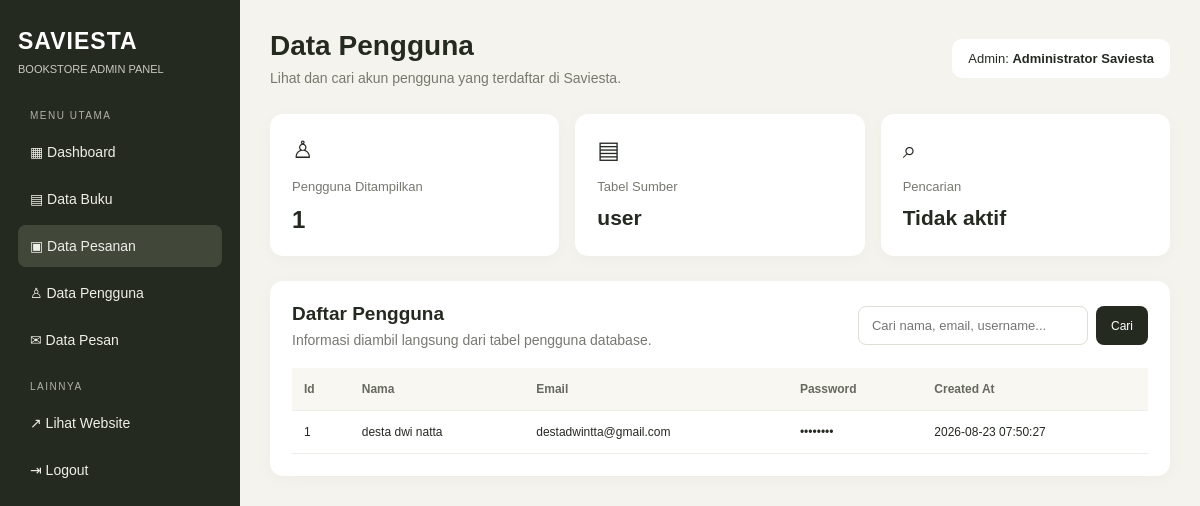
Page /admin/users.php (signed in) on the committed database.
### tables this page shows
CREATE TABLE `user` (
  `id` int(11) NOT NULL,
  `nama` varchar(100) NOT NULL,
  `email` varchar(100) NOT NULL,
  `password` varchar(255) NOT NULL,
  `created_at` timestamp NOT NULL DEFAULT current_timestamp()
);

### admin/users.php (the view, shortened to what this page needs)
<?php
require_once __DIR__ . "/../koneksi_admin.php";
function aman($nilai) {
    return htmlspecialchars((string)$nilai, ENT_QUOTES, "UTF-8");
}
$cari = trim($_GET["cari"] ?? "");
$error = "";
$tabelPengguna = null;
$daftarTabel = mysqli_query($koneksi, "SHOW TABLES");
if ($daftarTabel) {
    while ($barisTabel = mysqli_fetch_row($daftarTabel)) {
        if (in_array(strtolower($barisTabel[0]), ["users", "user", "pengguna", "pelanggan"], true)) {
            $tabelPengguna = $barisTabel[0];
            break;
        }
    }
}
if ($tabelPengguna === null) {
    $error = "Tabel pengguna tidak ditemukan. Periksa apakah tabel bernama users, user, pengguna, atau pelanggan ada di database.";
    $kolom = [];
    $hasil = false;
} else {
    $hasilKolom = mysqli_query($koneksi, "SHOW COLUMNS FROM `" . mysqli_real_escape_string($koneksi, $tabelPengguna) . "`");
    $kolom = [];
    if ($hasilKolom) {
        while ($info = mysqli_fetch_assoc($hasilKolom)) {
            $kolom[] = $info["Field"];
        }
    }
    $kolomId = in_array("id", $kolom, true) ? "id" : ($kolom[0] ?? null);
    $kolomCari = [];
    foreach ($kolom as $namaKolom) {
        if (preg_match('/nama|name|email|username|telepon|phone|alamat|address/i', $namaKolom)) {
            $kolomCari[] = "CAST(`$namaKolom` AS CHAR)";
        }
    }
    $sql = "SELECT * FROM `$tabelPengguna`";
    if ($cari !== "" && $kolomCari) {
        $kondisi = [];
        foreach ($kolomCari as $expr) {
            $kondisi[] = "$expr LIKE ?";
        }
        $sql .= " WHERE " . implode(" OR ", $kondisi);
        $sql .= " ORDER BY `" . $kolomId . "` DESC";
        $stmt = mysqli_prepare($koneksi, $sql);
        if ($stmt) {
            $pola = "%" . $cari . "%";
            $tipe = str_repeat("s", count($kolomCari));
            $params = array_fill(0, count($kolomCari), $pola);
            mysqli_stmt_bind_param($stmt, $tipe, ...$params);
            mysqli_stmt_execute($stmt);
            $hasil = mysqli_stmt_get_result($stmt);
        } else {
            $hasil = false;
            $error = "Pencarian data pengguna gagal diproses.";
        }
    } else {
        $sql .= " ORDER BY `" . $kolomId . "` DESC";
        $hasil = mysqli_query($koneksi, $sql);
    }
}
$totalPengguna = $hasil ? mysqli_num_rows($hasil) : 0;
?>
<!DOCTYPE html>
<html lang="id">
<head>
</head>
<body>
<aside class="sidebar">
    <div class="brand">SAVIESTA</div><div class="sub">BOOKSTORE ADMIN PANEL</div>
    <div class="section">MENU UTAMA</div>
    <nav>
    <a href="dashboard.php">
        ▦ Dashboard
    </a>
    <a href="buku.php">
        ▤ Data Buku
    </a>
    <a class="active" href="pesanan.php">
        ▣ Data Pesanan
    </a>
    <a href="users.php">
        ♙ Data Pengguna
    </a>
    <a href="pesan.php">
        ✉ Data Pesan
    </a>
    <div class="section">
        LAINNYA
    </div>
    <a href="../index.php" target="_blank">
        ↗ Lihat Website
    </a>
    <a href="logout.php">
        ⇥ Logout
    </a>
</nav>
</aside>
<main class="main">
    <header class="top">
        <div><h1>Data Pengguna</h1><p class="muted">Lihat dan cari akun pengguna yang terdaftar di Saviesta.</p></div>
        <div class="admin">Admin: <strong><?= aman($_SESSION["admin_nama"] ?? "Administrator") ?></strong></div>
    </header>
    <section class="cards">
        <div class="card"><div class="icon">♙</div><div class="label">Pengguna Ditampilkan</div><div class="number"><?= number_format($totalPengguna) ?></div></div>
        <div class="card"><div class="icon">▤</div><div class="label">Tabel Sumber</div><div class="number" style="font-size:21px"><?= aman($tabelPengguna ?? "Tidak ditemukan") ?></div></div>
        <div class="card"><div class="icon">⌕</div><div class="label">Pencarian</div><div class="number" style="font-size:21px"><?= $cari !== "" ? "Aktif" : "Tidak aktif" ?></div></div>
    </section>
    <section class="panel">
        <div class="panel-head">
            <div><h2>Daftar Pengguna</h2><p class="muted" style="margin-top:7px">Informasi diambil langsung dari tabel pengguna database.</p></div>
            <form method="GET" class="search"><input type="search" name="cari" placeholder="Cari nama, email, username..." value="<?= aman($cari) ?>"><button class="btn" type="submit">Cari</button></form>
        </div>
        <div class="tablewrap">
        <?php if ($hasil && $totalPengguna > 0): ?>
            <table><thead><tr><?php foreach ($kolom as $namaKolom): ?><th><?= aman(ucwords(str_replace(["_", "-"], " ", $namaKolom))) ?></th><?php endforeach; ?></tr></thead>
            <tbody><?php while ($baris = mysqli_fetch_assoc($hasil)): ?><tr><?php foreach ($kolom as $namaKolom): ?><td><?php
                $nilai = $baris[$namaKolom] ?? "";
                if (preg_match('/password|token|secret/i', $namaKolom)) {
                    echo "••••••••";
                } else {
                    $teks = (string)$nilai;
                    echo aman(mb_strlen($teks) > 100 ? mb_substr($teks, 0, 100) . "…" : $teks);
                }
            ?></td><?php endforeach; ?></tr><?php endwhile; ?></tbody></table>
        <?php elseif (!$error): ?>
            <div class="empty">Tidak ada data pengguna yang cocok dengan pencarian.</div>
        <?php endif; ?>
        </div>
    </section>
</main>
</body>
</html>

### admin/users.php (style rules this page uses)
* { box-sizing:border-box;margin:0;padding:0 }
body { font-family:Arial,sans-serif;background:#f5f3ed;color:#252a21 }
.sidebar { position:fixed;inset:0 auto 0 0;width:240px;background:#252a21;color:#fff;padding:28px 18px;overflow-y:auto }
.brand { font-size:23px;font-weight:800;letter-spacing:1px }
.sub { font-size:11px;color:#c8cabe;margin:8px 0 35px }
.section { font-size:10px;letter-spacing:1.5px;color:#aeb2a7;margin:20px 12px 10px }
nav a { display:block;color:#eeefe9;text-decoration:none;padding:13px 12px;border-radius:8px;margin:5px 0;font-size:14px }
nav a:hover,nav a.active { background:#41483a }
.main { margin-left:240px;padding:30px;max-width:1700px }
.top { display:flex;justify-content:space-between;align-items:center;gap:18px;margin-bottom:28px }
h1 { font-size:28px;margin-bottom:8px }
.muted { font-size:14px;color:#77796f }
.admin { background:#fff;padding:12px 16px;border-radius:10px;font-size:13px }
.cards { display:grid;grid-template-columns:repeat(3,minmax(0,1fr));gap:16px;margin-bottom:25px }
.card,.panel { background:#fff;border-radius:13px;padding:22px;box-shadow:0 3px 15px #00000008 }
.icon { font-size:24px;margin-bottom:15px }
.label { font-size:13px;color:#77796f;margin-bottom:12px }
.number { font-size:24px;font-weight:800;overflow-wrap:anywhere }
.panel { padding:22px }
.panel-head { display:flex;justify-content:space-between;align-items:center;gap:15px;margin-bottom:20px;flex-wrap:wrap }
.panel h2 { font-size:19px }
.search { display:flex;gap:8px;flex-wrap:wrap }
input[type=search] { padding:11px 13px;border:1px solid #deded4;border-radius:8px;font-size:13px;min-width:230px }
.btn { display:inline-block;border:0;border-radius:8px;padding:11px 15px;background:#252a21;color:#fff;text-decoration:none;font-size:12px;cursor:pointer }
.tablewrap { overflow-x:auto }
table { border-collapse:collapse;width:100%;min-width:750px }
th,td { text-align:left;padding:14px 12px;border-bottom:1px solid #eeeee8;font-size:12px;vertical-align:middle }
th { background:#f8f7f2;color:#66695f;white-space:nowrap }

### rows in the picture
user: id "1", nama "desta dwi natta", email "destadwintta@gmail.com", created_at "2026-08-23 07:50:27"

### other values in the picture
aman($_SESSION["admin_nama"] ?? "Administrator") "Administrator Saviesta"
$totalPengguna "1"
aman($tabelPengguna ?? "Tidak ditemukan") "user"
aman(ucwords(str_replace(["_", "-"], " ", $namaKolom))) "Id"
aman(ucwords(str_replace(["_", "-"], " ", $namaKolom))) "Nama"
aman(ucwords(str_replace(["_", "-"], " ", $namaKolom))) "Email"
aman(ucwords(str_replace(["_", "-"], " ", $namaKolom))) "Password"
aman(ucwords(str_replace(["_", "-"], " ", $namaKolom))) "Created At"
